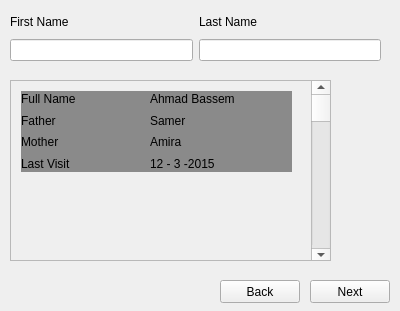
<?xml version="1.0" encoding="UTF-8"?>
<ui version="4.0">
 <class>PulseRecording1</class>
 <widget class="QWidget" name="PulseRecording1">
  <property name="geometry">
   <rect>
    <x>0</x>
    <y>0</y>
    <width>400</width>
    <height>311</height>
   </rect>
  </property>
  <property name="windowTitle">
   <string>Form</string>
  </property>
  <widget class="QWidget" name="horizontalLayoutWidget_2">
   <property name="geometry">
    <rect>
     <x>10</x>
     <y>10</y>
     <width>371</width>
     <height>51</height>
    </rect>
   </property>
   <layout class="QHBoxLayout" name="Name_HL">
    <item>
     <layout class="QVBoxLayout" name="First_Name_VL">
      <item>
       <widget class="QLabel" name="FirstName">
        <property name="text">
         <string>First Name</string>
        </property>
       </widget>
      </item>
      <item>
       <widget class="QLineEdit" name="FirstNameBox"/>
      </item>
     </layout>
    </item>
    <item>
     <layout class="QVBoxLayout" name="Last_Name_VL">
      <item>
       <widget class="QLabel" name="LastName">
        <property name="text">
         <string>Last Name</string>
        </property>
       </widget>
      </item>
      <item>
       <widget class="QLineEdit" name="LastNameBox"/>
      </item>
     </layout>
    </item>
   </layout>
  </widget>
  <widget class="QScrollArea" name="scrollArea">
   <property name="geometry">
    <rect>
     <x>10</x>
     <y>80</y>
     <width>321</width>
     <height>181</height>
    </rect>
   </property>
   <property name="widgetResizable">
    <bool>true</bool>
   </property>
   <widget class="QWidget" name="scrollAreaWidgetContents">
    <property name="geometry">
     <rect>
      <x>0</x>
      <y>0</y>
      <width>319</width>
      <height>179</height>
     </rect>
    </property>
    <widget class="QWidget" name="Patient" native="true">
     <property name="geometry">
      <rect>
       <x>10</x>
       <y>10</y>
       <width>271</width>
       <height>81</height>
      </rect>
     </property>
     <property name="autoFillBackground">
      <bool>false</bool>
     </property>
     <property name="styleSheet">
      <string notr="true">background-color: rgb(138, 138, 138);</string>
     </property>
     <widget class="QWidget" name="gridLayoutWidget">
      <property name="geometry">
       <rect>
        <x>0</x>
        <y>0</y>
        <width>251</width>
        <height>80</height>
       </rect>
      </property>
      <layout class="QGridLayout" name="Patient_info_GL">
       <item row="0" column="0">
        <widget class="QLabel" name="Full_Name">
         <property name="text">
          <string>Full Name</string>
         </property>
        </widget>
       </item>
       <item row="1" column="0">
        <widget class="QLabel" name="Father">
         <property name="text">
          <string>Father</string>
         </property>
        </widget>
       </item>
       <item row="2" column="0">
        <widget class="QLabel" name="Mother">
         <property name="text">
          <string>Mother</string>
         </property>
        </widget>
       </item>
       <item row="2" column="1">
        <widget class="QLabel" name="Mother_value">
         <property name="text">
          <string>Amira</string>
         </property>
        </widget>
       </item>
       <item row="1" column="1">
        <widget class="QLabel" name="Father_value">
         <property name="text">
          <string>Samer</string>
         </property>
        </widget>
       </item>
       <item row="3" column="0">
        <widget class="QLabel" name="Last_Visit">
         <property name="text">
          <string>Last Visit</string>
         </property>
        </widget>
       </item>
       <item row="3" column="1">
        <widget class="QLabel" name="Last_Visit_value">
         <property name="text">
          <string>12 - 3 -2015</string>
         </property>
        </widget>
       </item>
       <item row="0" column="1">
        <widget class="QLabel" name="Full_Name_value">
         <property name="text">
          <string>Ahmad Bassem</string>
         </property>
        </widget>
       </item>
      </layout>
     </widget>
    </widget>
    <widget class="QScrollBar" name="verticalScrollBar">
     <property name="geometry">
      <rect>
       <x>300</x>
       <y>0</y>
       <width>20</width>
       <height>181</height>
      </rect>
     </property>
     <property name="orientation">
      <enum>Qt::Vertical</enum>
     </property>
    </widget>
   </widget>
  </widget>
  <widget class="QPushButton" name="Next">
   <property name="geometry">
    <rect>
     <x>310</x>
     <y>280</y>
     <width>80</width>
     <height>23</height>
    </rect>
   </property>
   <property name="text">
    <string>Next</string>
   </property>
  </widget>
  <widget class="QPushButton" name="Back">
   <property name="geometry">
    <rect>
     <x>220</x>
     <y>280</y>
     <width>80</width>
     <height>23</height>
    </rect>
   </property>
   <property name="text">
    <string>Back</string>
   </property>
  </widget>
 </widget>
 <resources/>
 <connections/>
</ui>
